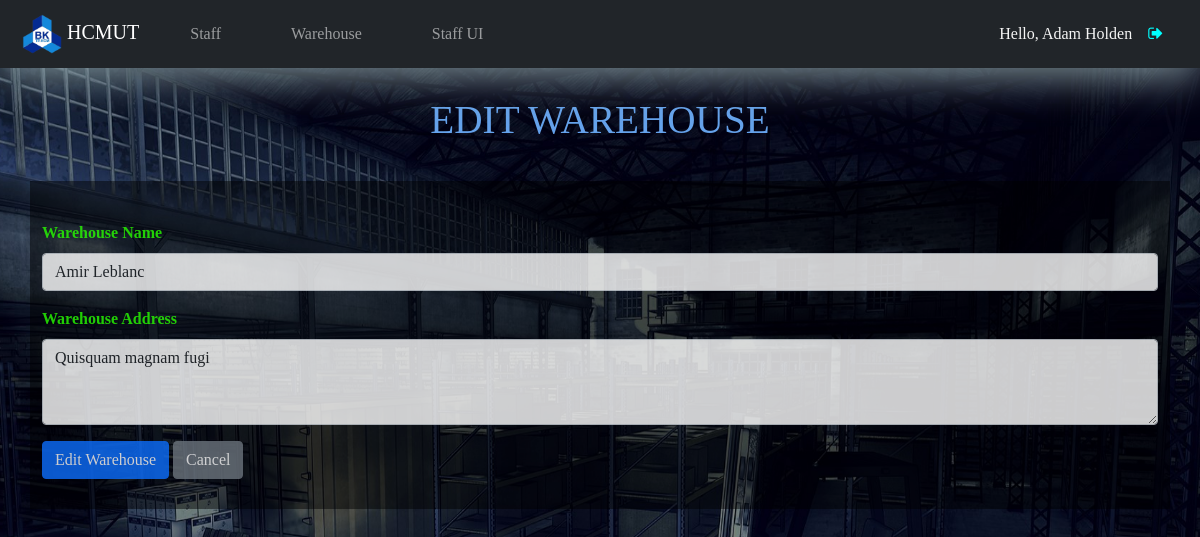
/admin/edit-warehouse.php?id=13 (signed in), run on the app's committed database.
### tables this page shows
CREATE TABLE `staff` (
  `id` int(10) UNSIGNED NOT NULL,
  `roleID` int(11) NOT NULL,
  `name` varchar(150) NOT NULL,
  `address` varchar(255) NOT NULL,
  `phone_number` varchar(20) NOT NULL,
  `email` varchar(255) NOT NULL,
  `username` varchar(100) NOT NULL,
  `password` varchar(255) NOT NULL
);

CREATE TABLE `warehouse` (
  `id` int(10) UNSIGNED NOT NULL,
  `name` varchar(150) NOT NULL,
  `address` varchar(255) NOT NULL
);

### admin/edit-warehouse.php (the view, shortened to what this page needs)
<?php include('partials/menu.php'); ?>
<?php
    if(!isset($_GET['id']))
    {
        header('location:'.SITE_URL.'warehouse.php');
    }
    else
    {
        $warehouse_id = $_GET['id'];
        $sql1 = "SELECT * from warehouse WHERE id = $warehouse_id";
        $res1 = mysqli_query($conn, $sql1);
        $count1 = mysqli_num_rows($res1);
        if($count1 == 1)
        {
            $row1 = mysqli_fetch_assoc($res1);
            $current_name = $row1['name'];
            $current_address = $row1['address'];
        }
        else
        {
            header('location:'.SITE_URL.'warehouse.php');
        }
    }
?>
    <div class="m-auto w-auto py-2">
        <div class="text-center" style="color: #65a2eb;">
            <h3 class="text-xxl-center text-uppercase">Edit Warehouse</h3>
        </div>
    </div>
    <div class="container-xl product">
        <form method="POST">
            <div style="color: #29ff00; opacity: 80%">
                <div class="mb-3">
                    <label for="warehouse_name" class="form-label"><strong>Warehouse Name</strong></label>
                    <input type="text" class="form-control" name= "warehouse_name" id="warehouse_name" rows="3" value="<?php echo $current_name; ?>"></input>
                </div>
                <div class="mb-3">
                    <label for="warehouse_address" class="form-label"><strong>Warehouse Address</strong></label>
                    <textarea class="form-control" name="warehouse_address" id="warehouse_address" rows="3"><?php echo $current_address; ?></textarea>
                </div>
                <input class="btn btn-primary" name="submit" type="submit" value="Edit Warehouse">
                <a href="<?php echo SITE_URL; ?>warehouse.php" type="button" class="btn btn-secondary">Cancel</a>
            </div>
        </form>
    </div>
<?php include('partials/footer.php'); ?>

### admin/partials/menu.php (shortened to what this page needs)
<?php include('../config/constants.php'); ?>
<?php
    if(!isset($_SESSION['userID']) || !isset($_SESSION['roleID']))
    {
        $_SESSION['login'] = "<div class='text-danger'>Please login!</div>";
        header('location:'.SITE_URL.'login.php');
    }
    else
    {
        $userID = $_SESSION['userID'];
        $sql = "SELECT * from staff WHERE id = $userID";
        $res = mysqli_query($conn, $sql);
        if(mysqli_num_rows($res) == 1)
        {
            $row = mysqli_fetch_assoc($res);
            $name = $row['name'];
        }
        else
        {
            header('location:'.SITE_URL.'logout.php');
        }
    }
?>
<!DOCTYPE html>
<html lang="en">
<head>
    <link rel="stylesheet" href="https://cdnjs.cloudflare.com/ajax/libs/font-awesome/4.7.0/css/font-awesome.min.css">
    <link href="https://cdn.jsdelivr.net/npm/bootstrap@5.0.2/dist/css/bootstrap.min.css" rel="stylesheet">
    <link rel="stylesheet" href="../public/css/style.css">
</head>
<body>
    <nav class="navbar navbar-expand-lg navbar-dark bg-dark nav">
        <div class="container-fluid">
            <a class="navbar-brand" href="../admin/hcmut.php">
                <img src="../public/image/bk.png" alt="logo_BK" width="40" height="40" style="margin-left: 10px;">
                HCMUT</a>
            <div class="collapse navbar-collapse" id="navbarSupportedContent">
                <ul class="navbar-nav me-auto mb-2 mb-lg-0">
                <li class="nav-item">
                    <a class="nav-link" aria-current="page" href="<?php echo SITE_URL; ?>staff.php">Staff</a>
                </li>
                <li class="nav-item">
                    <a class="nav-link" href="<?php echo SITE_URL; ?>warehouse.php">Warehouse</a>
                </li>
                <li class="nav-item">
                    <a class="nav-link" href="<?php echo SITE_URL; ?>../home.php">Staff UI</a>
                </li>
            </ul>
            <li class="dropdown" style="float: right">
                    <a class="nav-link" style="color: whitesmoke; cursor: crosshair;" id="navbarDropdown" role="button" data-bs-toggle="dropdown" aria-expanded="false">
                    Hello, <?php echo $name; ?>
                    </a>
                </li>
                <a href="<?php echo SITE_URL; ?>../logout.php"><i class="fa fa-sign-out" style="color: cyan; margin-right: 25px;" aria-hidden="true"></i></a>
            </div>
        </div>
    </nav>

### public/css/style.css (style rules this page uses)
body { justify-content: center; align-items: center; font-family: "Baloo Tammudu 2"; }
.nav { position: relative; box-shadow: 0 10px 40px rgba(150, 174, 178, 0.8); }
.nav-item { color: #83818c; padding: 6px 20px; text-decoration: none; transition: 0.3s; margin: 0 7px; z-index: 1; position: relative; }
.nav-item:before { content: ''; position: absolute; bottom: -7px; left: 0px; width: 100%; height: 5px; background-color: #9bd4ee; border-radius: 8px 8px 0 0; opacity: 0; transition: 0.3s; }
.h3, h3 { margin-top: 20px; margin-bottom: 30px; font-size: calc(2rem + .6vw); }
.product { background: #dfe4ea; align-items: center; padding-top: 40px; padding-bottom: 30px; margin-bottom: 40px; background-color: #00000078; }

### admin/edit-warehouse.php (style rules this page uses)
body { background-image: url('../public/image/warehouse.jpg'); background-position: center; background-repeat: no-repeat; background-size: cover; background-attachment: fixed; }

### data on the page
staff: name "Adam Holden"
warehouse: warehouse_name "Amir Leblanc", warehouse_address "Quisquam magnam fugi"
